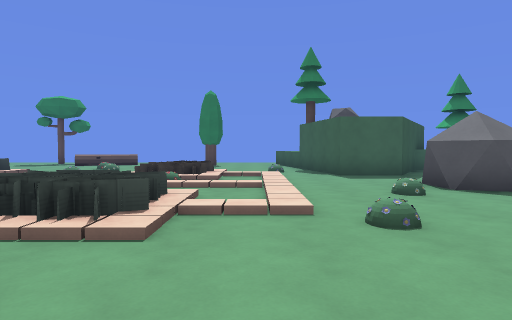
[1] (above)

23 first-person views from a walk through a Godot game level. The camera is 1.4 m above the floor, tilts 2° down and sees 75° across. The floor is counted in squares, 2 m on a side. Each view is taken from the middle of a square. On the plan, view 1 faces up. The plan holds only what a view shows up to about 10 squares ahead; the rest is blank. The place goes on beyond the plan. Characters and animated objects are not drawn. Surface patterns are stand-ins for the level's own textures.

[2]
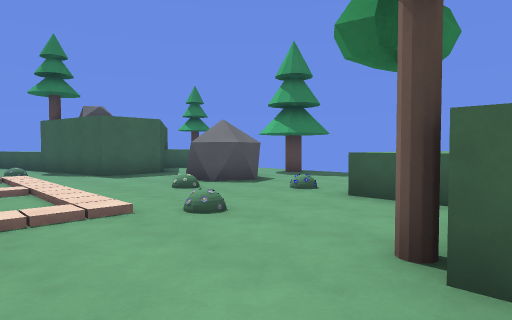

[3]
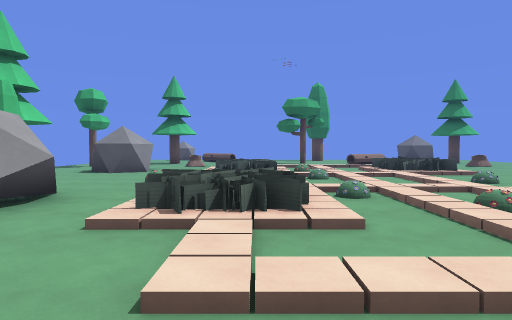

[4]
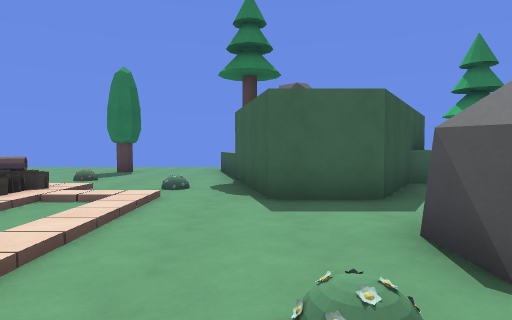

[5]
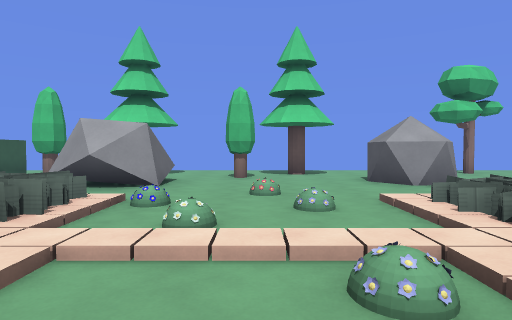

[6]
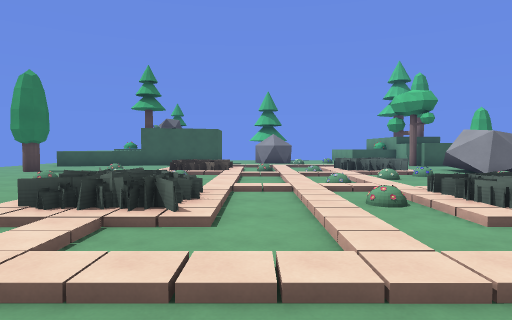

[7]
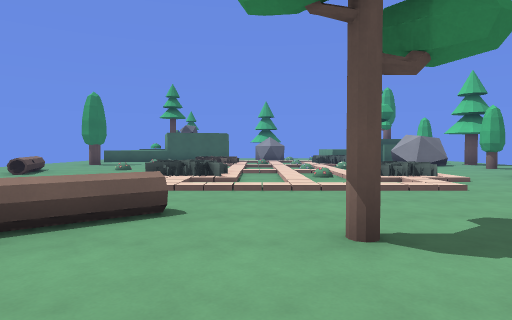

[8]
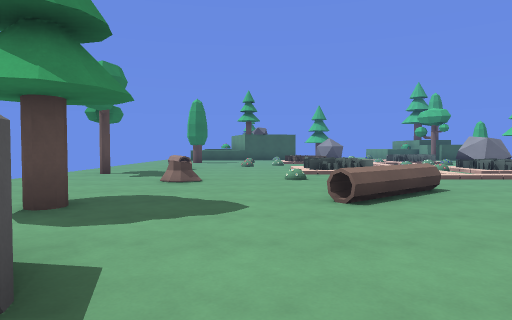

[9]
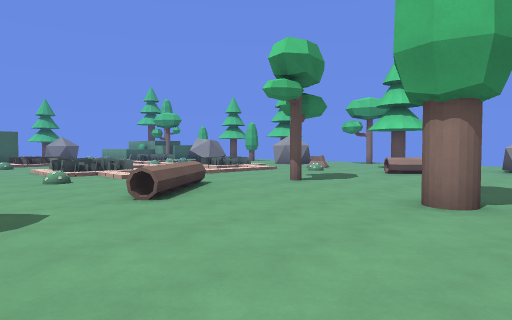

[10]
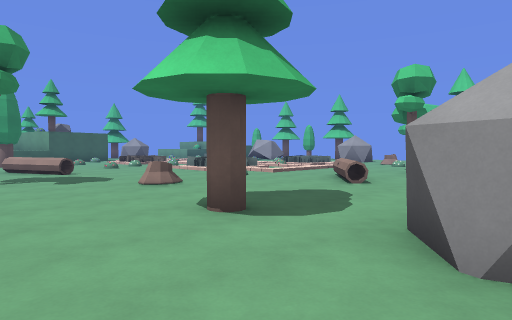

[11]
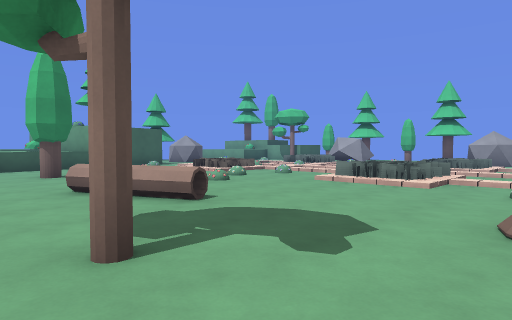

[12]
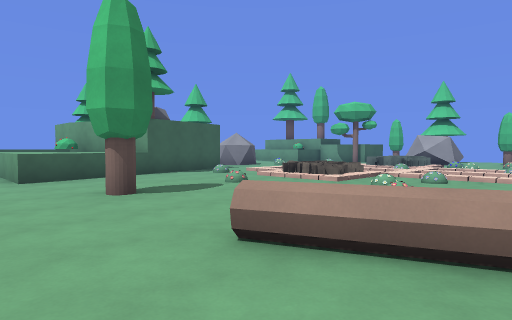

[13]
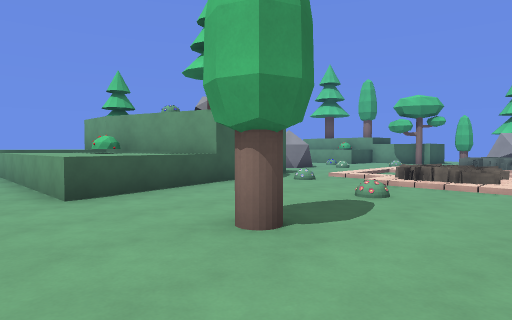

[14]
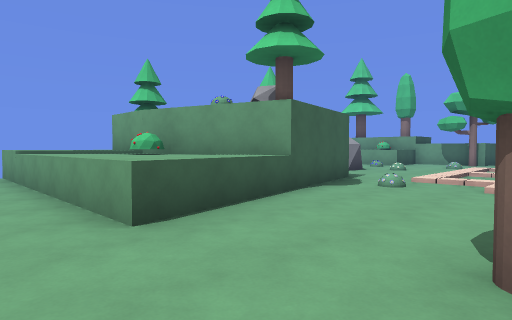

[15]
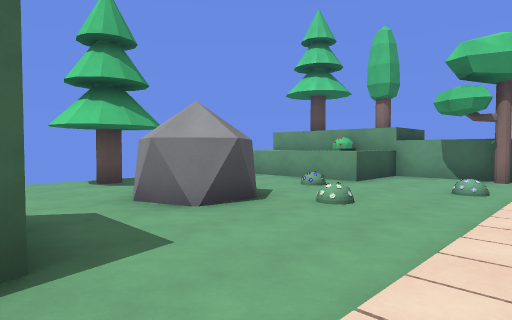

[16]
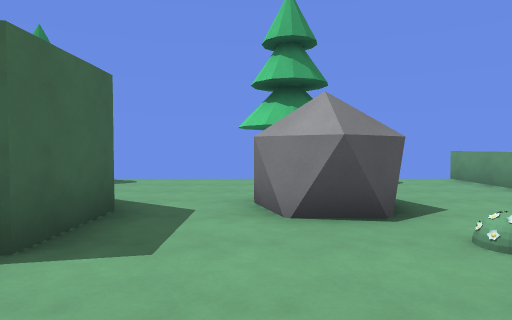

[17]
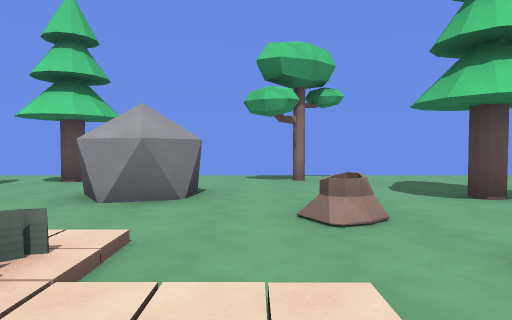

[18]
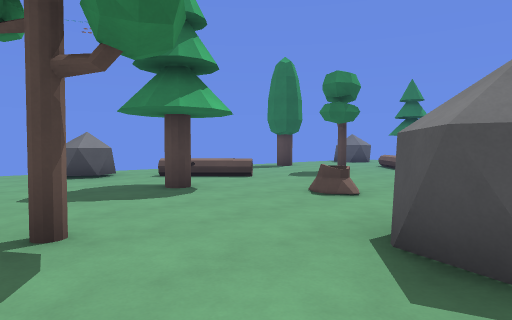

[19]
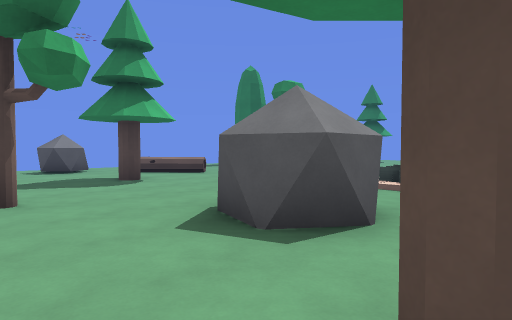

[20]
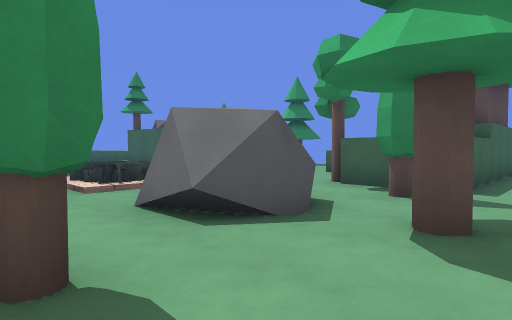

[21]
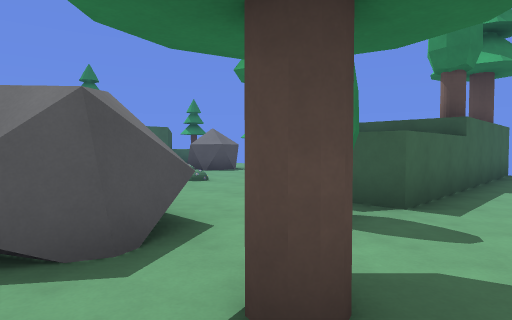

[22]
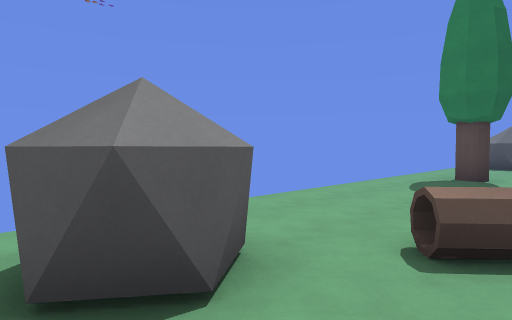

[23]
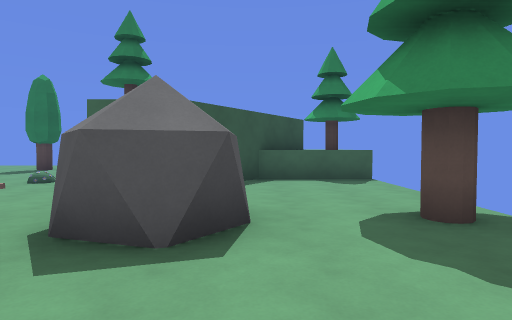

### Floor plan
Key: @ floor where view 1 was taken; # wall or solid block; x gap in a wall; . main floor; : floor 0.25 m higher than the main floor; / step, stairs or slope; = window, fence, low wall or low ledge; ^ raised ledge; v drop or lower ground.
Columns run from 18 left of view 1 to 8 right of it. Each row starts with its distance up from view 1.
 16  ....................
 15  ........#................
 14  ...........^=..#..v   v^^
 13  ##.#..=...==.......  vv^
 12 ....................vvv ^
 11 ................/...#  #^^#
 10 ....=...////..////.#v #...
  9 ....=^..//==././=//.v##...
  8 .....==.//=/////=//.......
  7 .#....../.../..././...#...
  6 .....#..///////////...#..#
  5 ........///////////.......
  4 ........//=/../x=//.......
  3 ....=.:../=//./==/........
  2 ...^=..=.....:........  ^^
  1 ..==...........##.....  ^
  0 .##..#...##....##.@###vvv
 -1 .............#....#########
 -2 .......#....#...#.........
 -3   ..................

Positions as (right, up) in squares from view 1, and headings:
1: (0, 0), facing up
2: (-1, 0), facing up-right
3: (2, 4), facing left
4: (2, 4), facing up
5: (-5, 7), facing down
6: (-12, 7), facing right
7: (-16, 7), facing right
8: (-18, 11), facing right
9: (-18, 12), facing down-right
10: (-17, 16), facing down-right
11: (-11, 16), facing down-right
12: (-7, 16), facing down-right
13: (-4, 16), facing down-right
14: (-2, 16), facing down-right
15: (0, 9), facing down-right
16: (0, 7), facing right
17: (-10, 5), facing down
18: (-8, -3), facing up-left
19: (-6, -3), facing up-left
20: (-5, -3), facing up-right
21: (-3, -3), facing up-right
22: (-15, -1), facing up-left
23: (5, 3), facing up
